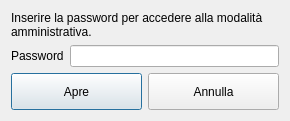
<?xml version="1.0" encoding="UTF-8"?>
<ui version="4.0">
 <class>DBDialog</class>
 <widget class="QDialog" name="DBDialog">
  <property name="geometry">
   <rect>
    <x>0</x>
    <y>0</y>
    <width>290</width>
    <height>121</height>
   </rect>
  </property>
  <property name="windowTitle">
   <string>Gestione Cassa</string>
  </property>
  <layout class="QVBoxLayout" name="verticalLayout">
   <item>
    <widget class="QLabel" name="label">
     <property name="text">
      <string>Inserire la password per accedere alla modalità amministrativa.</string>
     </property>
     <property name="wordWrap">
      <bool>true</bool>
     </property>
    </widget>
   </item>
   <item>
    <layout class="QHBoxLayout" name="horizontalLayout_3">
     <item>
      <widget class="QLabel" name="passwordLbl">
       <property name="enabled">
        <bool>true</bool>
       </property>
       <property name="text">
        <string>Password</string>
       </property>
      </widget>
     </item>
     <item>
      <widget class="QLineEdit" name="password">
       <property name="enabled">
        <bool>true</bool>
       </property>
       <property name="echoMode">
        <enum>QLineEdit::Password</enum>
       </property>
      </widget>
     </item>
    </layout>
   </item>
   <item>
    <layout class="QHBoxLayout" name="horizontalLayout_2">
     <item>
      <widget class="QPushButton" name="apreBtn">
       <property name="sizePolicy">
        <sizepolicy hsizetype="Minimum" vsizetype="Expanding">
         <horstretch>0</horstretch>
         <verstretch>0</verstretch>
        </sizepolicy>
       </property>
       <property name="text">
        <string>Apre</string>
       </property>
      </widget>
     </item>
     <item>
      <widget class="QPushButton" name="esceBtn">
       <property name="sizePolicy">
        <sizepolicy hsizetype="Minimum" vsizetype="Expanding">
         <horstretch>0</horstretch>
         <verstretch>0</verstretch>
        </sizepolicy>
       </property>
       <property name="text">
        <string>Annulla</string>
       </property>
      </widget>
     </item>
    </layout>
   </item>
  </layout>
 </widget>
 <resources/>
 <connections/>
</ui>
